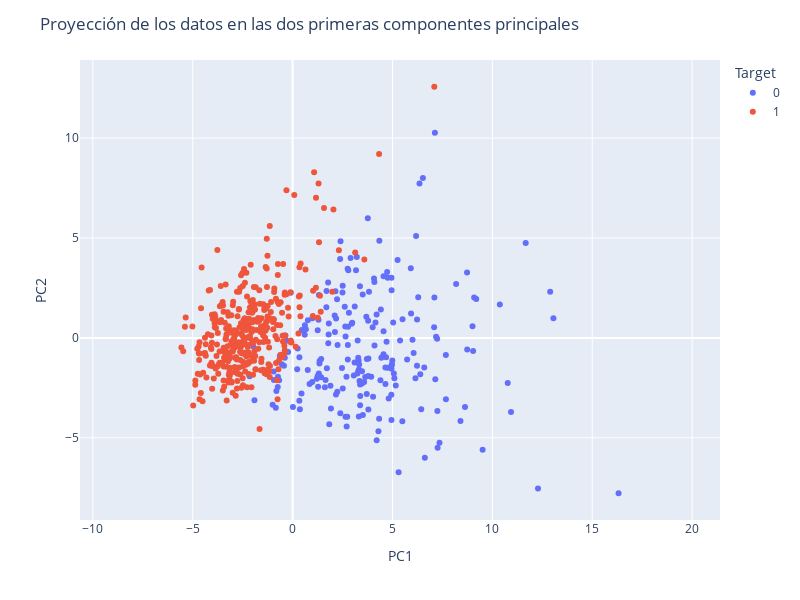

Notebook code for this chart:
### Markdown cell above
## Visualización de los resultados
Utilizaremos plotly para visualizar la proyección de los datos en las dos primeras componentes principales y observar la separación entre clases.

### Code cell
fig = px.scatter(df_pca, x='PC1', y='PC2', color=df_pca['target'].astype(str),
                 labels={'color': 'Target'}, width=800, height=600)  # Ajusta el tamaño del gráfico

fig.update_layout(
    title='Proyección de los datos en las dos primeras componentes principales',
    xaxis=dict(scaleanchor="y", scaleratio=1),  # Esto asegura que los ejes x e y tengan la misma escala
    xaxis_title="PC1",  # Etiqueta del eje X
    yaxis_title="PC2",  # Etiqueta del eje Y
    legend_title="Target"  # Título de la leyenda
)

fig.show()

### Figure 1 — Plotly figure (JSON) as saved in the notebook; plotly's stock layout.template omitted (floating-point values rounded to 4 significant figures; data arrays with more than 128 entries replaced by an {"elided": "..."} marker saying what was removed)
{"data": [{"hovertemplate": "Target=0<br>PC1=%{x}<br>PC2=%{y}<extra></extra>", "legendgroup": "0", "marker": {"color": "#636efa", "symbol": "circle"}, "mode": "markers", "name": "0", "orientation": "v", "showlegend": true, "type": "scatter", "x": {"elided": "212 float values"}, "xaxis": "x", "y": {"elided": "212 float values"}, "yaxis": "y"}, {"hovertemplate": "Target=1<br>PC1=%{x}<br>PC2=%{y}<extra></extra>", "legendgroup": "1", "marker": {"color": "#EF553B", "symbol": "circle"}, "mode": "markers", "name": "1", "orientation": "v", "showlegend": true, "type": "scatter", "x": {"elided": "357 float values"}, "xaxis": "x", "y": {"elided": "357 float values"}, "yaxis": "y"}], "layout": {"height": 600, "legend": {"title": {"text": "Target"}, "tracegroupgap": 0}, "margin": {"t": 60}, "title": {"text": "Proyección de los datos en las dos primeras componentes principales"}, "width": 800, "xaxis": {"anchor": "y", "domain": [0, 1], "scaleanchor": "y", "scaleratio": 1, "title": {"text": "PC1"}}, "yaxis": {"anchor": "x", "domain": [0, 1], "title": {"text": "PC2"}}}}
